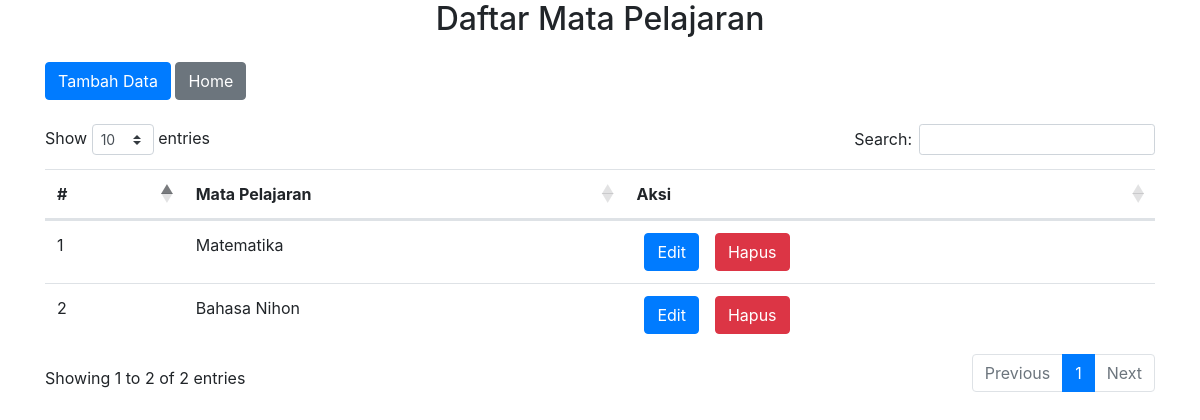
The page /pertemuan_14/data_mapel.php on the database its author committed.
### tables this page shows
CREATE TABLE `mapel` (
  `id_mapel` int(255) NOT NULL,
  `mapel` varchar(255) NOT NULL
);

### pertemuan_14/fungsi.php (called while the page is built, shortened)
<?php
$conn = mysqli_connect('localhost', 'root', '', 'pertemuan_14');
function allmapel() {
	global $conn;
	$query = mysqli_query($conn, 'select * from mapel');
	return $query;
}
?>

### pertemuan_14/data_mapel.php (the view, shortened to what this page needs)
<?php
require "fungsi.php";
$data = allmapel();
?>
<!DOCTYPE html>
<html lang="en">
<head>
	<link rel="stylesheet" type="text/css" href="https://cdn.datatables.net/1.10.20/css/dataTables.bootstrap4.min.css">
	<link rel="stylesheet" href="https://stackpath.bootstrapcdn.com/bootstrap/4.3.1/css/bootstrap.min.css">
</head>
<body>
<div class="container">
	<h2 class="mb-4 text-center">Daftar Mata Pelajaran</h2>
	<a href="create_mapel.php" class="btn btn-primary">Tambah Data</a>
	<a href="index.php" class="btn btn-secondary">Home</a>
	<table class="table mt-4" id="table-data">
		<thead>
			<tr>
				<th>#</th>
				<th>Mata Pelajaran</th>
				<th>Aksi</th>
			</tr>
		</thead>
		<tbody>
		<?php
		foreach ($data as $mapel) {
			echo "<tr>
				<td>" . $mapel['id_mapel'] . "</td>
				<td>" . $mapel['mapel'] . "</td>
				<td><a href='edit_mapel.php?id=" . $mapel['id_mapel'] . "' class='btn btn-primary mx-2'>Edit</a><a onclick='return confirm('Anda yakin untuk menghapus data " .$mapel['mapel'] . "?')' href='hapus_mapel.php?id=" . $mapel['id_mapel'] . "' class='mx-2 btn btn-danger'>Hapus</a></td>
			</tr>";
		}
		?>
		</tbody>
	</table>
</div>
</body>
</html>

### rows shown on the page
mapel: id_mapel "1", mapel "Matematika"
mapel: id_mapel "2", mapel "Bahasa Nihon"
